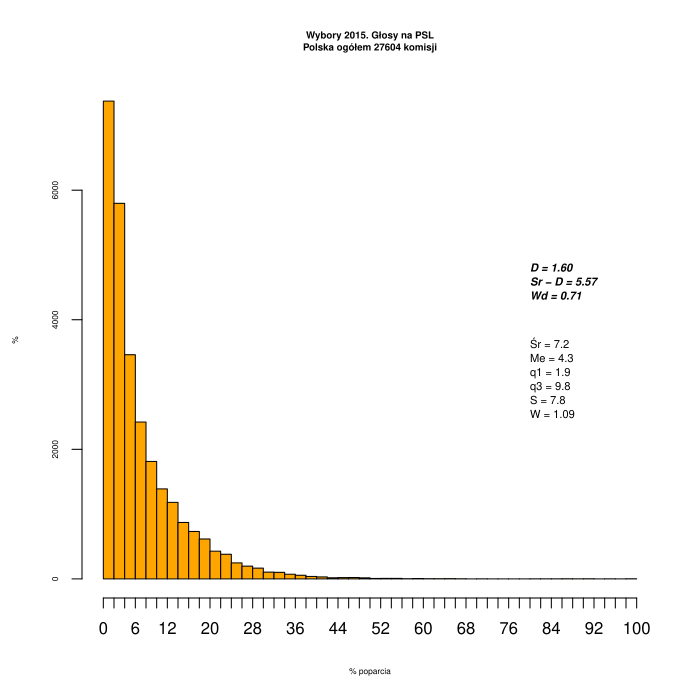

This figure's R source:
#!/usr/bin/Rscript
# Skrypt wykreślna różnego rodzaju histogramy dla danych z pliku ws2014_komitety_by_komisja_T.csv
# (więcej: https://github.com/hrpunio/Data/tree/master/ws2014_pobranie_2018)
                                        #
estimatedMode <- function(x) { d <- density(x, na.rm=T); d$x[which.max(d$y)] }

showVotes <- function(df, x, co, region, N, minN) {
   ## showVotes = wykreśla histogram dla województwa (region)
   kN <- nrow(df)
   sX <- summary(df[[x]], na.rm=TRUE);
   sV <- sd(df[[x]], na.rm=TRUE)
   ## współczynnik skośności Pearsona
   skewness <- 3 * (sX[["Mean"]] - sX[["Median"]])/sV
   Mo <- estimatedMode(df[[x]])
   skewnessMo <- (sX[["Mean"]] - Mo)/sV
   
   summary_label <- sprintf ("Śr = %.1f\nMe = %.1f\nq1 = %.1f\nq3 = %.1f\nS = %.1f\nW = %.2f", 
     sX[["Mean"]], sX[["Median"]],
     sX[["1st Qu."]], sX[["3rd Qu."]], sV, skewness)
   summary_label_bold <- sprintf ("D = %.2f\nSr - D = %.2f\nWd = %.2f", Mo, sX[["Mean"]] - Mo, skewnessMo)

   if (minN < 1) {
   t <- sprintf("Wybory 2015. Głosy na %s\n%s ogółem %d komisji", co, region, kN ) } 
   else { t <- sprintf("Wybory 2015. Głosy na %s\n%s ogółem %d komisji (N>%d)", co, region, kN, minN ) } 

   h <- hist(df[[x]], breaks=kpN, freq=TRUE, col="orange", main=t, 
     ylab="%", xlab="% poparcia", labels=F, xaxt='n' )
     axis(side=1, at=kpN, cex.axis=2, cex.lab=2)
   ## pozycja tekstu zawierającego statystyki opisowe
   posX <- 0.50 * max(h$counts)
   posY <- 0.66 * max(h$counts)
   text(80, posX, summary_label, cex=1.4, adj=c(0,1))
   text(80, posY, summary_label_bold, cex=1.4, adj=c(0,1), font=4)
}

## Wczytanie danych; obliczenie podst. statystyk:
komisje <- read.csv("komisje-frekwencja-wyniki_terytt_typ.csv", 
   sep = ';', header=T, na.string="NA");

fivenum(komisje$pPSL); fivenum(komisje$pPiS); fivenum(komisje$pPO);

## ## ###
par(ps=6,cex=1,cex.axis=1,cex.lab=1,cex.main=1.2)
kpN <- seq(0, 100, by=2);
kpX <- c(0, 10,20,30,40,50,60,70,80,90, 100);
kN <- nrow(komisje)
region <- "Polska"
minTurnout <- 0

## cała Polska:
showVotes(komisje, "pPSL", "PSL", region, kN, minTurnout);
showVotes(komisje, "pPiS", "PiS", region, kN, minTurnout);
showVotes(komisje, "pPO",  "PO",  region, kN, minTurnout);
showVotes(komisje, "pZLEW", "SLD",  region, kN, minTurnout);

## Cała Polska (bez małych komisji):
## ( późniejszych analizach pomijane są małe komisje)
minTurnout <- 49
komisje <- subset (komisje, lgw > minTurnout); 
kN <- nrow(komisje)

showVotes(komisje, "pPSL", "PSL", region, kN, minTurnout);
showVotes(komisje, "pPiS", "PiS", region, kN, minTurnout);
showVotes(komisje, "pPO",  "PO",  region, kN, minTurnout);

## Typ gminy U/R (U=gmina miejska ; R=inna niż miejska)
komisjeW <- subset (komisje, typ == "U"); 
kN <- nrow(komisjeW)
region <- "Polska/g.miejskie"
showVotes(komisjeW, "pPSL", "PSL", region, kN, minTurnout);
showVotes(komisjeW, "pPiS", "PiS", region, kN, minTurnout);
showVotes(komisjeW, "pPO",  "PO",  region, kN, minTurnout);

komisjeW <- subset (komisje, typ == "R"); 
kN <- nrow(komisjeW)
region <- "Polska/g.niemiejskie"
showVotes(komisjeW, "pPSL", "PSL", region, kN, minTurnout);
showVotes(komisjeW, "pPiS", "PiS", region, kN, minTurnout);
showVotes(komisjeW, "pPO",  "PO",  region, kN, minTurnout);

## woj = dwucyfrowy kod teryt województwa:
komisje$woj <- substr(komisje$terytt, start=2, stop=3)


cN <- c("dolnośląskie", "kujawsko-pomorskie",
 "lubelskie", "lubuskie", "łódzkie", "małopolskie", "mazowieckie",
 "opolskie", "podkarpackie", "podlaskie", "pomorskie", "śląskie",
 "świętokrzyskie", "warmińsko-mazurskie", "wielkopolskie",
 "zachodniopomorskie");
cW <- c("02", "04", "06", "08", "10", "12", "14", "16", "18",
 "20", "22", "24", "26", "28", "30", "32");

## wszystkie województwa po kolei:
for (w in 1:16) {
  wojS <- cW[w]
  ###region <- cN[w];
  region <- sprintf ("%s (%s)", cN[w], wojS);

  komisjeW <- subset (komisje, woj == wojS); ##

  showVotes(komisjeW, "pPSL", "PSL", region, kN, minTurnout);
  showVotes(komisjeW, "pPiS", "PiS", region, kN, minTurnout);
  showVotes(komisjeW, "pPO",  "PO",  region, kN, minTurnout);
}

## ## koniec
